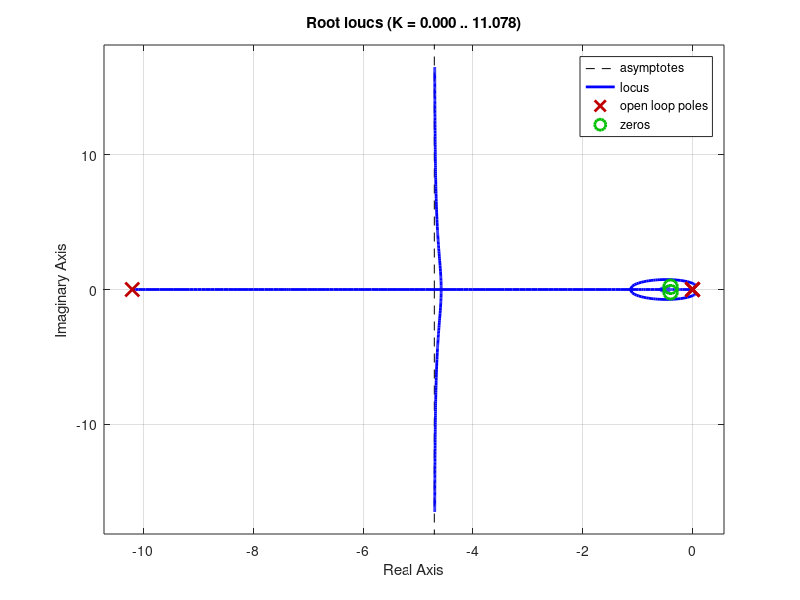

Source code (MATLAB): (Note: this script raises an error after producing the figure.)
clear
close all
clc


% Requirements
    MP = 30; %Overshoot
    RT = 0.1; %Rise time

    df = -log(MP/100) * sqrt(1/(pi^2 + log(MP/100)^2)); %Find dampning factor
    
    
% Plant (Motor - Dynamics)
    %G = tf(889.02,[0.09,1,0,0]);
    
    G = tf(70.55,[0.098,1]) * tf(0.1615,[0.0213,0]) * tf(1,[1,0]);
    

% Controller

    %K = 1*0.0044;
    %KD = 0.9*0.0044;
    %KI = 0.01*0.0044;
    
    %K = 0.005;
    %KD = 0.04;
    %KI = 0.001;
    
    %Accel = tf([1,10.2041],[1,10.2041*8]);
    
    %K = 1;
    %KD = 0.2;
    %KI = 2;
    
    %Deri = tf([1,0],1);
    %Intg = tf(1,[1,0]);
    
    %D = (K + KD * Deri + KI * Intg) * Accel;
    
    
    
    K = 0.004;
    KD = 0.005;
    KI = 0.001;
    
    Deri = tf([1,0],1);
    Intg = tf(1,[1,0]);
    
    D = (K + KD * Deri + KI * Intg);
    
    
    
    %zR = 0.5;
    %zI = 0.2;
    
    %K = 0.0060;
    %D = K * tf([1,2*zR,zR^2+zI^2],[0,1,0]);
    
    
    %Accel = tf([1,10.2041],[1,10.2041*8]);
    %z = 1.8/RT/2;
    %Lead = tf([1,z],[1,z*20]);
    %p = 50/100;
    %Lag = tf([1,p],[1,p/2]);
    %K = 3.1691;
    %D = K * Accel * Lag * Lead;
    
    
% Plot root locus 
    figure(), rlocus(G*D);
    
% Draw our requirements on the graph
    line(tan(acos(df)+(pi/2)));
    circle(0,0,(1.8/RT));

% At last draw the closed loop step response
    CL = (G*D)/(1+G*D);
    
    figure(), step(CL);
    [y, t] = step(CL);
    sse = abs(1-y(length(y)));
    stepinfo(CL)
    
    
    
    
    
    
    
    
% For drawing circles
function h = circle(x,y,r)
hold on
th = 0:pi/50:2*pi;
xunit = r * cos(th) + x;
yunit = r * sin(th) + y;
h = plot(xunit, yunit);
hold off
end

% For drawing lines
function h = line(a)
hold on
xunit = -100:100;
yunit = a * xunit;
h = plot(xunit, yunit);
hold off
end


